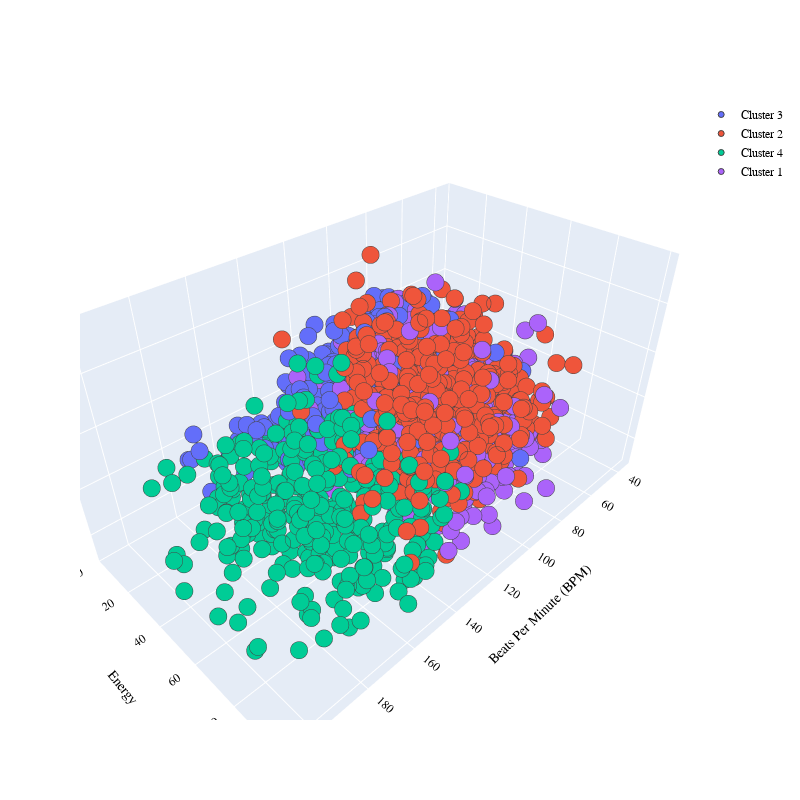

Source (notebook cell):
### Code cell
import plotly.graph_objects as go
PLOT = go.Figure()
for i in list(df["Music Segments"].unique()):
    

    PLOT.add_trace(go.Scatter3d(x = df[df["Music Segments"]== i]['Beats Per Minute (BPM)'],
                                y = df[df["Music Segments"] == i]['Energy'],
                                z = df[df["Music Segments"] == i]['Danceability'],                        
                                mode = 'markers',marker_size = 6, marker_line_width = 1,
                                name = str(i)))
PLOT.update_traces(hovertemplate='Beats Per Minute (BPM): %{x} <br>Energy: %{y} <br>Danceability: %{z}')

    
PLOT.update_layout(width = 800, height = 800, autosize = True, showlegend = True,
                   scene = dict(xaxis=dict(title = 'Beats Per Minute (BPM)', titlefont_color = 'black'),
                                yaxis=dict(title = 'Energy', titlefont_color = 'black'),
                                zaxis=dict(title = 'Danceability', titlefont_color = 'black')),
                   font = dict(family = "Gilroy", color  = 'black', size = 12))

PLOT.show()

### Figure 1 — Plotly figure (JSON) as saved in the notebook; plotly's stock layout.template omitted (floating-point values rounded to 4 significant figures; data arrays with more than 128 entries replaced by an {"elided": "..."} marker saying what was removed)
{"data": [{"hovertemplate": "Beats Per Minute (BPM): %{x} <br>Energy: %{y} <br>Danceability: %{z}", "marker": {"line": {"width": 1}, "size": 6}, "mode": "markers", "name": "Cluster 3", "type": "scatter3d", "x": {"elided": "490 int values"}, "y": {"elided": "490 int values"}, "z": {"elided": "490 int values"}}, {"hovertemplate": "Beats Per Minute (BPM): %{x} <br>Energy: %{y} <br>Danceability: %{z}", "marker": {"line": {"width": 1}, "size": 6}, "mode": "markers", "name": "Cluster 2", "type": "scatter3d", "x": {"elided": "619 int values"}, "y": {"elided": "619 int values"}, "z": {"elided": "619 int values"}}, {"hovertemplate": "Beats Per Minute (BPM): %{x} <br>Energy: %{y} <br>Danceability: %{z}", "marker": {"line": {"width": 1}, "size": 6}, "mode": "markers", "name": "Cluster 4", "type": "scatter3d", "x": {"elided": "352 int values"}, "y": {"elided": "352 int values"}, "z": {"elided": "352 int values"}}, {"hovertemplate": "Beats Per Minute (BPM): %{x} <br>Energy: %{y} <br>Danceability: %{z}", "marker": {"line": {"width": 1}, "size": 6}, "mode": "markers", "name": "Cluster 1", "type": "scatter3d", "x": {"elided": "533 int values"}, "y": {"elided": "533 int values"}, "z": {"elided": "533 int values"}}], "layout": {"autosize": true, "font": {"color": "black", "family": "Gilroy", "size": 12}, "height": 800, "scene": {"xaxis": {"title": {"font": {"color": "black"}, "text": "Beats Per Minute (BPM)"}}, "yaxis": {"title": {"font": {"color": "black"}, "text": "Energy"}}, "zaxis": {"title": {"font": {"color": "black"}, "text": "Danceability"}}}, "showlegend": true, "width": 800}}
